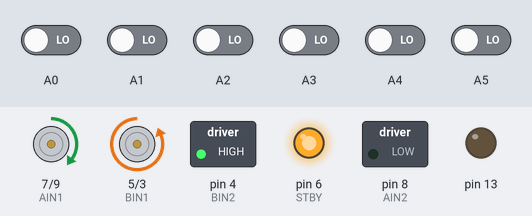
A sketch run on a simulated Arduino Nano, built with avr-gcc and run on an emulated ATmega328P. Shown: direction and speed pins drawn as motors (green arrow = direction pin HIGH = forward, orange = LOW = backward, longer = more drive, stopped while the standby pin is LOW), switched loads named in the sketch (green lamp = pin HIGH), output pins drawn as LEDs (lit = HIGH). The inputs (shaded band) are chosen by the test bench; at power-on: A0–5 LOW.

Above: at 13.9 s.
14.0 s: A1 driven HIGH
At 15.2 s:
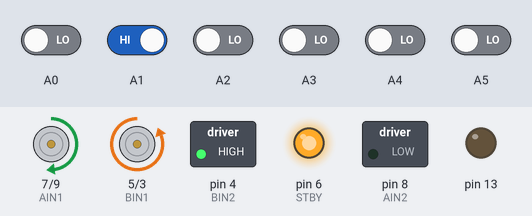
15.5 s: A0 driven HIGH
17.0 s: A3 driven HIGH
At 17.5 s:
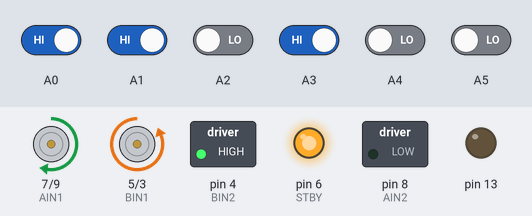
18.5 s: A2 driven HIGH
At 19.7 s:
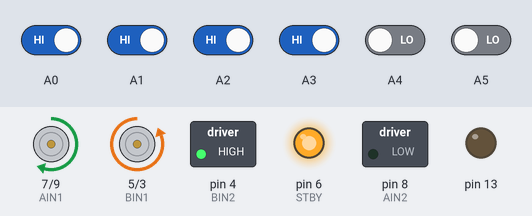
20.0 s: A2 driven LOW
At 21.0 s:
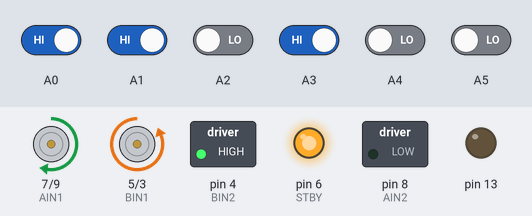
21.5 s: A5 driven HIGH
At 22.1 s:
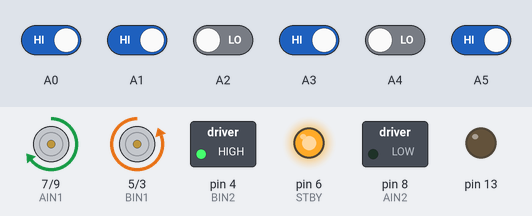
Timing chart, 0 to 24.0 s (numbered marks = the images above; inputs shaded):
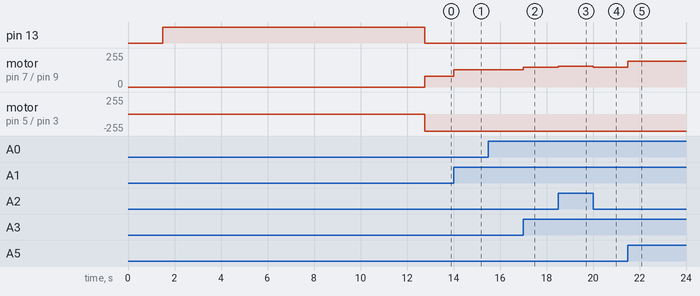

Measured:
- after the input at 14.0 s, motor on pin 7 (AIN1) / pin 9 (PWMA): forward 80/255 → forward 130/255 at once
- after the input at 17.0 s, motor on pin 7 (AIN1) / pin 9 (PWMA): forward 130/255 → forward 147/255 at once
- after the input at 18.5 s, motor on pin 7 (AIN1) / pin 9 (PWMA): forward 147/255 → forward 155/255 at once
- after the input at 20.0 s, motor on pin 7 (AIN1) / pin 9 (PWMA): forward 155/255 → forward 147/255 at once
- after the input at 21.5 s, motor on pin 7 (AIN1) / pin 9 (PWMA): forward 147/255 → forward 193/255 at once

The sketch:

QTRTest.ino
```cpp
#include <QTRSensors.h> //Бібліотека сенсору QTR

#define LeftMotorMin 255  //задання мінімальної та максимальної швидкості моторів
#define RightMotorMin 255
#define LeftMotorMax 255
#define RightMotorMax 255

QTRSensors qtr;

  int PWMA = 9;
  int PWMB = 3;
  float KP = 0.05; //Пропорціональний та діференціальний коефіцієнти
  float KD = 1.1;

void setup()
{
  qtr.setTypeRC();
  qtr.setSensorPins((const uint8_t[]){A0, A1, A2, A3, A4, A5, A6, A7}, 8);

  pinMode(LED_BUILTIN, OUTPUT); //LED на Ардуіно
  pinMode(6, OUTPUT); //STBY
  pinMode(7, OUTPUT); //AIN1
  pinMode(8, OUTPUT); //AIN2
  pinMode(9, OUTPUT); //PWMA
  pinMode(5, OUTPUT); //BIN1
  pinMode(4, OUTPUT); //BIN2
  pinMode(3, OUTPUT); //PWMB

  digitalWrite(6, HIGH); //STBY
  digitalWrite(7, HIGH); //AIN1
  digitalWrite(8, LOW); //AIN2
  digitalWrite(5, LOW); //BIN1
  digitalWrite(4, HIGH); //BIN2

  delay(1500);
  Calibration();
  Speed(0,0);
}

  int lastError = 0;
  unsigned int sensors[8];

void loop() //Головна логіка боліду
{

  int position = qtr.readLineBlack(sensors);
  int error = position - 3500;

  int motorSpeed = KP * error + KD * (error - lastError);
  lastError = error;

  int leftMotorSpeed = LeftMotorMin + motorSpeed;
  int rightMotorSpeed = RightMotorMin - motorSpeed;

  Speed(leftMotorSpeed, rightMotorSpeed);
}

void Speed(int leftmotorspeed, int rightmotorspeed) //Функція придання швидкості на мотори
{
  if (leftmotorspeed > LeftMotorMax ) leftmotorspeed = LeftMotorMax;
  if (rightmotorspeed > RightMotorMax ) rightmotorspeed = RightMotorMax;
  if (leftmotorspeed < 0) leftmotorspeed = 0;
  if (rightmotorspeed < 0) rightmotorspeed = 0;

  analogWrite(PWMA, leftmotorspeed);
  analogWrite(PWMB, rightmotorspeed);
}


void Calibration() { //Функція калібровки через бібліотеку

  digitalWrite(LED_BUILTIN, HIGH);
  for (int i = 0; i < 250; i++)
  {
    qtr.calibrate();
    delay(20);
  }
  digitalWrite(LED_BUILTIN, LOW);
}
```
